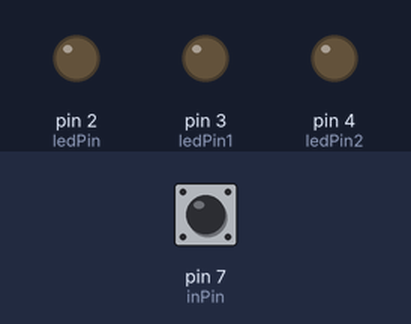
The sketch below on a simulated Arduino Uno, built with avr-gcc and run on an emulated ATmega328P. On the bench: output pins drawn as LEDs (lit = HIGH). Dashed ring = blinking. The test bench sets the inputs (shaded band); at power-on: pin 7 (inPin) LOW.

Above: at 1.2 s.
1.3 s: pin 7 (inPin) pulsed HIGH 5 times (0.12 s each, 0.3 s apart)
At 1.57 s:
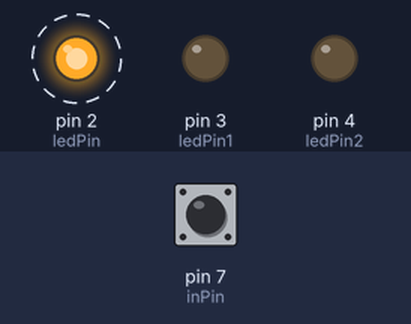
At 3.2 s:
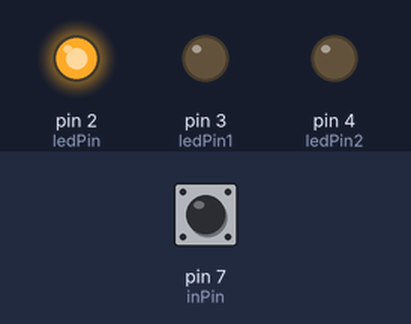
Timing chart, 0 to 4.7 s (numbered marks = the images above; inputs shaded):
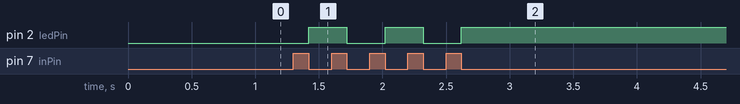

The sketch:

Latihan_1.ino
```cpp
#define ledPin 2   // LED warna Merah
#define ledPin1 3  // LED warna Kuning
#define ledPin2 4  // LED warna Hijau
#define inPin 7    // PushButton warna Kuning

int val2 = 1;

bool val = LOW;

void setup() {
  pinMode(ledPin, OUTPUT);
  pinMode(ledPin1, OUTPUT);
  pinMode(ledPin2, OUTPUT);
  pinMode(inPin, INPUT);

  digitalWrite(ledPin, LOW);
}

void loop() {
  while (val2 == 1) {
    val = digitalRead(inPin);
    if (val == HIGH)  {
      while (val == HIGH) {
        val = digitalRead(inPin);
      }

      digitalWrite(ledPin, HIGH);


      val2 = 2;
    }
  }


  while (val2 == 2) {
    val = digitalRead(inPin);

    if (val == HIGH)  {
      while (val == HIGH) {
        val = digitalRead(inPin);
      }
      digitalWrite(ledPin, LOW);

      val2 = 1;
    }
  }
}
```

Measured:
- after the input at 1.3 s, pin 2 (ledPin): alternates HIGH for 0.30 s and LOW for 0.30 s, 5 changes in all, then stays HIGH, starting after 0.12 s
